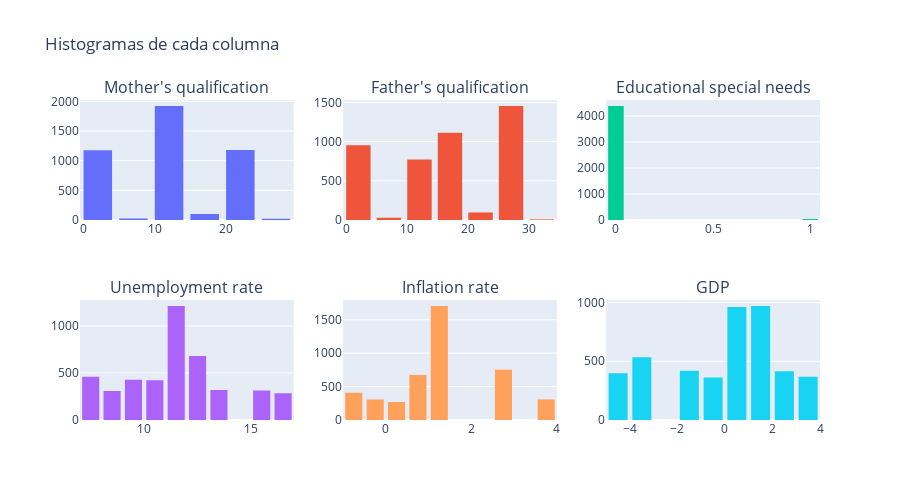

The notebook cell this image was saved under:
### Code cell
# Crear dataframe sin la columna Target sólo con fines de graficación
df_media = df_media.iloc[:,0:6]

fig = make_subplots(rows=2, cols=3, subplot_titles=df_media.columns)

for i, col in enumerate(df_media.columns):
    ax = i//3 + 1
    ay = i%3 + 1
    fig.add_trace(go.Histogram(x=df_media[col], name=col, nbinsx=11), ax, ay)
    
fig.update_layout(title='Histogramas de cada columna', bargap=0.2, height=500, width=900, showlegend=False)

### Figure 1 — Plotly figure (JSON) as saved in the notebook; plotly's stock layout.template omitted (floating-point values rounded to 4 significant figures; data arrays with more than 128 entries replaced by an {"elided": "..."} marker saying what was removed)
{"data": [{"name": "Mother's qualification", "nbinsx": 11, "type": "histogram", "x": {"elided": "4424 int values"}, "xaxis": "x", "yaxis": "y"}, {"name": "Father's qualification", "nbinsx": 11, "type": "histogram", "x": {"elided": "4424 int values"}, "xaxis": "x2", "yaxis": "y2"}, {"name": "Educational special needs", "nbinsx": 11, "type": "histogram", "x": {"elided": "4424 int values"}, "xaxis": "x3", "yaxis": "y3"}, {"name": "Unemployment rate", "nbinsx": 11, "type": "histogram", "x": {"elided": "4424 float values"}, "xaxis": "x4", "yaxis": "y4"}, {"name": "Inflation rate", "nbinsx": 11, "type": "histogram", "x": {"elided": "4424 float values"}, "xaxis": "x5", "yaxis": "y5"}, {"name": "GDP", "nbinsx": 11, "type": "histogram", "x": {"elided": "4424 float values"}, "xaxis": "x6", "yaxis": "y6"}], "layout": {"annotations": [{"font": {"size": 16}, "showarrow": false, "text": "Mother's qualification", "x": 0.1444, "xanchor": "center", "xref": "paper", "y": 1, "yanchor": "bottom", "yref": "paper"}, {"font": {"size": 16}, "showarrow": false, "text": "Father's qualification", "x": 0.5, "xanchor": "center", "xref": "paper", "y": 1, "yanchor": "bottom", "yref": "paper"}, {"font": {"size": 16}, "showarrow": false, "text": "Educational special needs", "x": 0.8556, "xanchor": "center", "xref": "paper", "y": 1, "yanchor": "bottom", "yref": "paper"}, {"font": {"size": 16}, "showarrow": false, "text": "Unemployment rate", "x": 0.1444, "xanchor": "center", "xref": "paper", "y": 0.375, "yanchor": "bottom", "yref": "paper"}, {"font": {"size": 16}, "showarrow": false, "text": "Inflation rate", "x": 0.5, "xanchor": "center", "xref": "paper", "y": 0.375, "yanchor": "bottom", "yref": "paper"}, {"font": {"size": 16}, "showarrow": false, "text": "GDP", "x": 0.8556, "xanchor": "center", "xref": "paper", "y": 0.375, "yanchor": "bottom", "yref": "paper"}], "bargap": 0.2, "height": 500, "showlegend": false, "title": {"text": "Histogramas de cada columna"}, "width": 900, "xaxis": {"anchor": "y", "domain": [0, 0.2889]}, "xaxis2": {"anchor": "y2", "domain": [0.3556, 0.6444]}, "xaxis3": {"anchor": "y3", "domain": [0.7111, 1]}, "xaxis4": {"anchor": "y4", "domain": [0, 0.2889]}, "xaxis5": {"anchor": "y5", "domain": [0.3556, 0.6444]}, "xaxis6": {"anchor": "y6", "domain": [0.7111, 1]}, "yaxis": {"anchor": "x", "domain": [0.625, 1]}, "yaxis2": {"anchor": "x2", "domain": [0.625, 1]}, "yaxis3": {"anchor": "x3", "domain": [0.625, 1]}, "yaxis4": {"anchor": "x4", "domain": [0, 0.375]}, "yaxis5": {"anchor": "x5", "domain": [0, 0.375]}, "yaxis6": {"anchor": "x6", "domain": [0, 0.375]}}}
